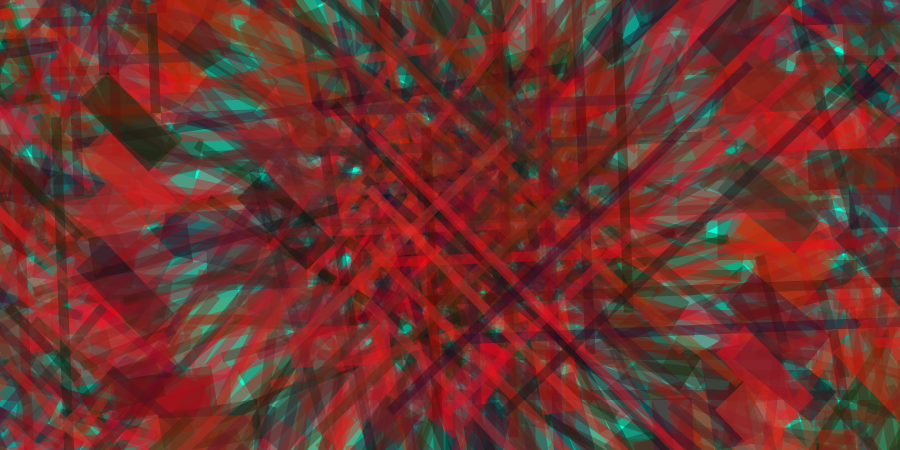
Frame 1 (no input)
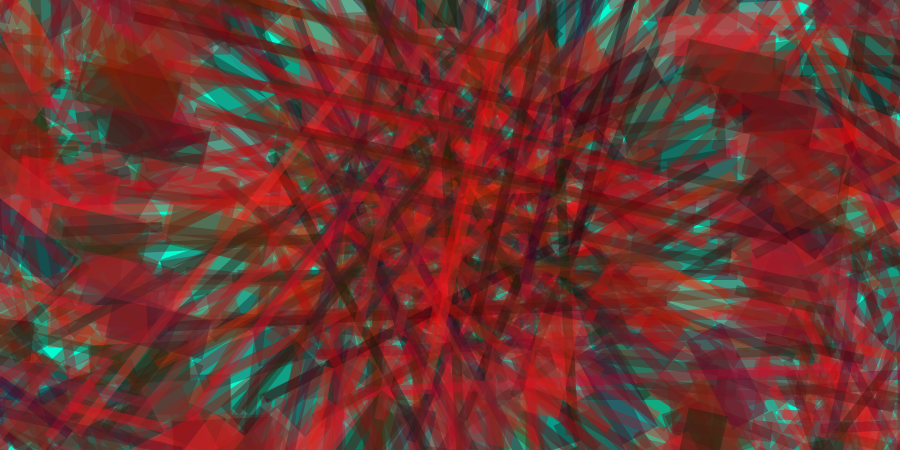
Frame 60 (the mouse pressed at the canvas centre just before this capture)
Frame 120 (the mouse held since frame 60 and released just before this capture): identical to frame 60, image omitted

The Processing sketch that drew these frames (run headless with seeded random() and noise(); from frame 60 on, the mouse is pressed at the canvas centre):

// Processing sketch: processing_59925
// ── processing_59925.pde

// This is about some knitted feeling with geometric matters.
// You can increase or not using A,S and also manipulate radius using Z,X
   
        
float len = 50;
float theta;
float sides = 15;
float angle = radians(720/sides);
float aVelocity = 0.005;
float thetaVel = 0.01;
float amplitude = 0.01;

void setup() {
  size(900, 450);
  background(3,252,209);
  smooth();
  noFill();
}

void draw() {  
    if (mousePressed) return;
  float x = amplitude * cos(angle);
  float y = amplitude * sin(len);
  
  angle += aVelocity;
  float aAcceleration = random(10);
  
  for (int i = 0; i <= width; i +=1) {
  float a = map(sin(theta),-1,1,0,random(1));
  }  
  
  translate(width * .5, height * .5);
  background(3,252,209);
  float a = (mouseX / (float) width) * 90;
  theta = radians(a);
  for (int i = 0 ; i < sides; i++) {
    pushMatrix();
    translate(cos((TWO_PI/sides)*i) * len * .15, sin((TWO_PI/sides)*i) * len * .15);
    rotate(angle * i);
    recurse(len);
    popMatrix();
  }
}

void keyReleased() {
  switch(keyCode) {//check for key input
  case 65://q
    if (len < 400) len+= 15;//increase the number of elements
    break;
  case 90://w
    if (len > 40) len-= 15;//decrease the number of elements
    break;
  case 83://e
    if (sides < 32) sides++;//increase the initial radius
    angle = radians(360/sides);
    break;
  case 88://r
    if (sides > 3) sides--;//decrease the initial radius
    angle = radians(360/sides);
    break;
  }
}

void recurse(float len) {
  len /= 1.66;
  boolean flip = false;
  if (len > 10) {
    pushMatrix();
    translate(50, len * 3.14);
    flip = !flip;
    if (flip)rotate(theta + radians(90));
    else rotate(theta);
    recurse(len);
    popMatrix();
  }
  
  
 translate(width/2, height/2);
  for (int j=0;j<4;j++) {
    rotate(PI/2*j);
    for (int k = 0; k<4; k++) {
      pushMatrix();
      translate(40*k, 40*k);
      noStroke();
      fill(random(250), random(50), random(50),100);
      rect(50, 150, 100, 40);
      rect(150, 50, 400, 10);
      rect(50, 50, 100, 10);
      rect(-50, -50, 100, 10);    
      popMatrix();
    } 

}
}
